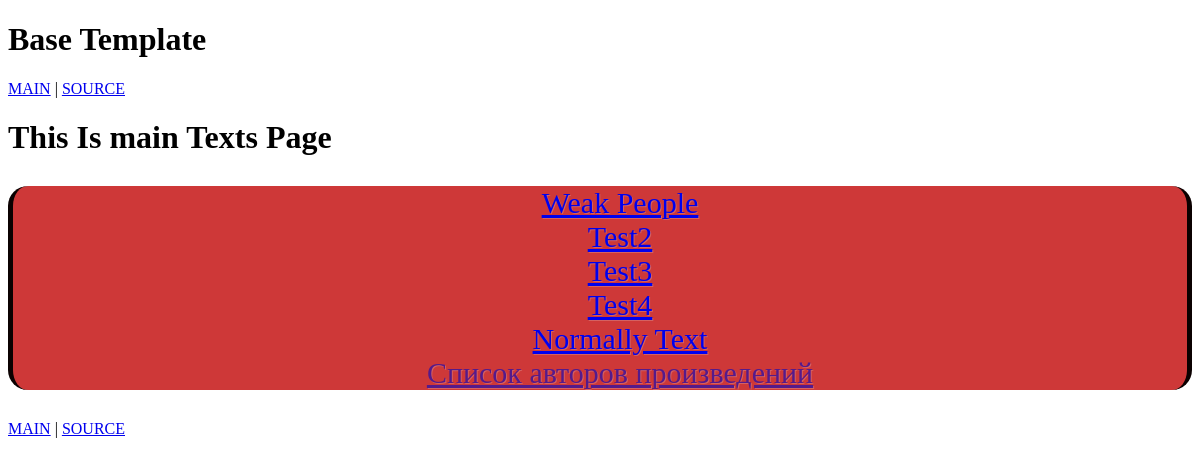
The page /vocabulary/text/ on the database its author committed.
### vocabulary_app/models.py (models this page shows, shortened)
class TextSection(models.Model):
    HARD = 'H'
    MEDIUM = 'M'
    EASY = 'E'
    DIF_CHOICES = [
        (HARD, 'HARD'),
        (MEDIUM, 'MEDIUM'),
        (EASY, 'EASY'),
    ]
    title = models.CharField(max_length=100)
    text = models.TextField()
    rating = models.IntegerField()
    slug = models.SlugField(default='', null=False, db_index=True)
    difficulty = models.CharField(max_length=1, choices=DIF_CHOICES, default=EASY)
    author = models.ForeignKey(Author, on_delete=models.PROTECT, related_name='texts', null=True)
    def get_url(self):
        return reverse('choosen_text', args=[self.slug])

### vocabulary_app/views.py (the view)
# urls.py: path('text/', get_all_text, name='vocabulary_main_text_page'),
def get_all_text(request):
    data = TextSection.objects.all()
    response = {
        'all_texts': data,
    }
    return render(request, 'vocabulary_app/main_text_page.html', context=response)

### vocabulary_app/templates/vocabulary_app/main_text_page.html (shortened to what this page needs)
{% extends 'base.html' %}
{% load static %}
{% block static %} <link rel="stylesheet" href="{% static 'vocabulary_app/index.css' %}"> {% endblock %}
{% block content %}
{% include 'includes/navbar.html' %}
    <h1>This Is main Texts Page</h1>
    <ul>
        {% for text in all_texts %}
            <li><a href={{text.get_url}}>{{text.title}}</a></li>
        {% endfor %}
        <li><a href="">Список авторов произведений</a></li>
    </ul>
{% include 'includes/navbar.html' %}
{% endblock %}

### vocabulary_app/static/vocabulary_app/index.css (style rules this page uses)
ul { border-left: 5px solid rgb(11, 1, 1); border-right: 5px solid rgb(11, 1, 1); background: rgb(206, 56, 56); border-radius: 20px; text-align: center; list-style-type: none; font-size: 30px; font-family: 'Times New Roman', Times, serif; text-shadow: 1px 1px rgb(213, 97, 97); }

### rows shown on the page
TextSection: title "Weak People"
TextSection: title "Test2"
TextSection: title "Test3"
TextSection: title "Test4"
TextSection: title "Normally Text"
